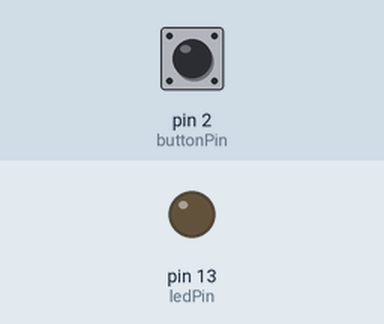
The sketch below on a simulated Arduino Uno, built with avr-gcc and run on an emulated ATmega328P. Parts: output pins drawn as LEDs (lit = HIGH). Inputs (shaded band) come from the test bench; at power-on: pin 2 (buttonPin) HIGH.

Above: at 1.2 s.
1.3 s: pin 2 (buttonPin) pulled LOW for 0.15 s
At 1.7 s:
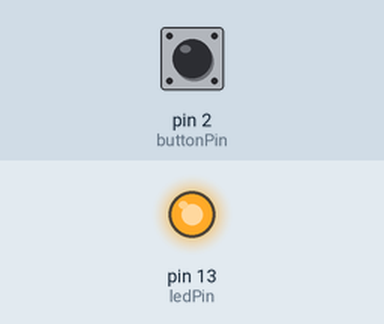
3.8 s: pin 2 (buttonPin) pulled LOW for 3.2 s
At 8.5 s:
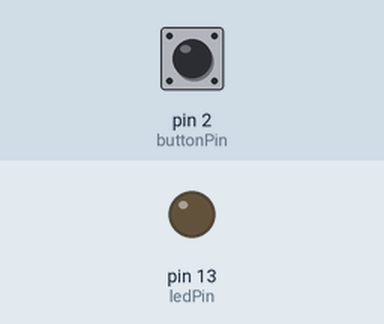
Timing chart, 0 to 10.0 s (numbered marks = the images above; inputs shaded):
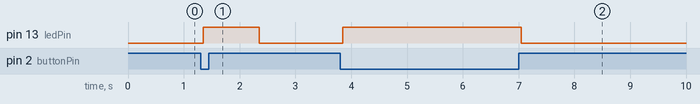

Measured:
- after the input at 1.3 s, pin 13 (ledPin): LOW → HIGH after 0.05 s, → LOW 1.0 s later
- after the input at 3.8 s, pin 13 (ledPin): LOW → HIGH after 0.05 s, → LOW 3.2 s later

The sketch:

job11.ino
```cpp
// Programme pour contrôler une LED avec un bouton

const int ledPin = 13; // Broche de la LED
const int buttonPin = 2; // Broche du bouton

int buttonState = 0;
int previousButtonState = 0;
unsigned long buttonPressTime = 0;
unsigned long debounceTime = 50;
int pressCounter = 0;

void setup() {
  pinMode(ledPin, OUTPUT);
  pinMode(buttonPin, INPUT_PULLUP);
}

void loop() {
  buttonState = digitalRead(buttonPin);

  if (buttonState != previousButtonState) {
    delay(debounceTime);
    if (buttonState == LOW) {
      pressCounter++;
      buttonPressTime = millis();
    }
  }

  if (buttonState == HIGH && (millis() - buttonPressTime) > 1000) {
    pressCounter = 0;
    digitalWrite(ledPin, LOW);
  }

  switch (pressCounter) {
    case 1: // LED allumée
      digitalWrite(ledPin, HIGH);
      break;
    case 2: // LED reste allumée
      digitalWrite(ledPin, HIGH);
      break;
    case 3: // LED clignote
      digitalWrite(ledPin, HIGH);
      delay(500);
      digitalWrite(ledPin, LOW);
      delay(500);
      break;
    default: // LED éteinte
      digitalWrite(ledPin, LOW);
      break;
  }
  previousButtonState = buttonState;

// Réinitialiser le compteur si on atteint 4 ou plus
if (pressCounter >= 4) {
pressCounter = 0;
}
}
```
